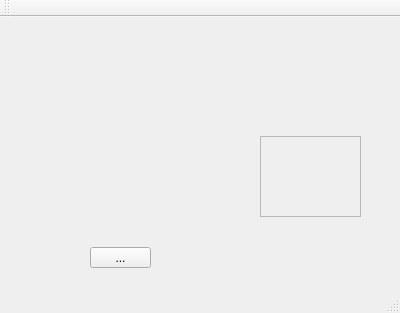
<?xml version="1.0" encoding="UTF-8"?>
<ui version="4.0">
 <class>MainWindow</class>
 <widget class="QMainWindow" name="MainWindow">
  <property name="geometry">
   <rect>
    <x>0</x>
    <y>0</y>
    <width>400</width>
    <height>313</height>
   </rect>
  </property>
  <property name="windowTitle">
   <string>MainWindow</string>
  </property>
  <widget class="QWidget" name="centralWidget">
   <widget class="QWidget" name="gridLayoutWidget">
    <property name="geometry">
     <rect>
      <x>20</x>
      <y>20</y>
      <width>201</width>
      <height>191</height>
     </rect>
    </property>
    <layout class="QGridLayout" name="gridLayout"/>
   </widget>
   <widget class="QToolButton" name="toolButton">
    <property name="geometry">
     <rect>
      <x>90</x>
      <y>230</y>
      <width>61</width>
      <height>21</height>
     </rect>
    </property>
    <property name="text">
     <string>...</string>
    </property>
   </widget>
   <widget class="QFrame" name="frame">
    <property name="geometry">
     <rect>
      <x>260</x>
      <y>119</y>
      <width>101</width>
      <height>81</height>
     </rect>
    </property>
    <property name="frameShape">
     <enum>QFrame::StyledPanel</enum>
    </property>
    <property name="frameShadow">
     <enum>QFrame::Raised</enum>
    </property>
   </widget>
  </widget>
  <widget class="QMenuBar" name="menuBar">
   <property name="geometry">
    <rect>
     <x>0</x>
     <y>0</y>
     <width>400</width>
     <height>21</height>
    </rect>
   </property>
  </widget>
  <widget class="QToolBar" name="mainToolBar">
   <attribute name="toolBarArea">
    <enum>TopToolBarArea</enum>
   </attribute>
   <attribute name="toolBarBreak">
    <bool>false</bool>
   </attribute>
  </widget>
  <widget class="QStatusBar" name="statusBar"/>
 </widget>
 <layoutdefault spacing="6" margin="11"/>
 <resources/>
 <connections/>
 <slots>
  <slot>cambiartexto()</slot>
 </slots>
</ui>
